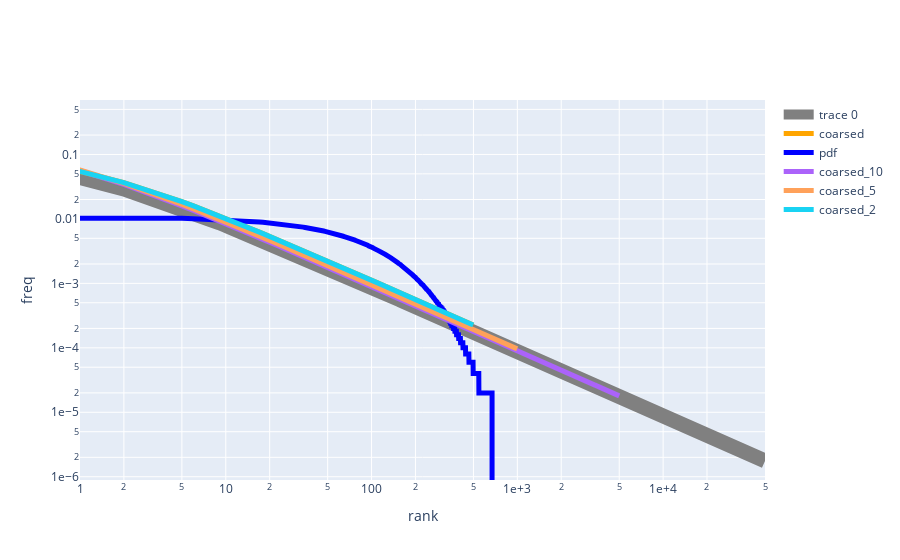

The code cell stored with this chart in its notebook:
### Code cell
fig = go.Figure()
fig.add_traces(
    [
        go.Scatter(y=np.sort(vec)[::-1], mode="lines", line_color="gray", line_width=15),
        go.Scatter(y=np.sort(coarsed)[::-1], mode="lines", line_color="orange", line_width=5, name="coarsed"),
        go.Scatter(y=np.sort(pdf(vec))[::-1], mode="lines", line_color="blue", line_width=5, name="pdf")
    ]
)

fig.add_traces(figures)

layout = dict()
layout["xaxis"] = dict()
layout["xaxis"]["title"]="rank"
layout["xaxis"]["type"]="log"
layout["xaxis"]["exponentformat"]="e"
layout["yaxis"] = dict()
layout["yaxis"]["title"]="freq"
layout["yaxis"]["type"]="log"
layout["yaxis"]["exponentformat"]="e"
fig.update_layout(layout)
fig.show()

### Figure 1 — Plotly figure (JSON) as saved in the notebook; plotly's stock layout.template omitted (floating-point values rounded to 4 significant figures; data arrays with more than 128 entries replaced by an {"elided": "..."} marker saying what was removed)
{"data": [{"line": {"color": "gray", "width": 15}, "mode": "lines", "type": "scatter", "y": {"elided": "50000 float values"}}, {"line": {"color": "orange", "width": 5}, "mode": "lines", "name": "coarsed", "type": "scatter", "y": {"elided": "499 float values"}}, {"line": {"color": "blue", "width": 5}, "mode": "lines", "name": "pdf", "type": "scatter", "y": {"elided": "999 float values"}}, {"line": {"width": 5}, "mode": "lines", "name": "coarsed_10", "type": "scatter", "y": {"elided": "4999 float values"}}, {"line": {"width": 5}, "mode": "lines", "name": "coarsed_5", "type": "scatter", "y": {"elided": "999 float values"}}, {"line": {"width": 5}, "mode": "lines", "name": "coarsed_2", "type": "scatter", "y": {"elided": "499 float values"}}], "layout": {"xaxis": {"exponentformat": "e", "title": {"text": "rank"}, "type": "log"}, "yaxis": {"exponentformat": "e", "title": {"text": "freq"}, "type": "log"}}}
